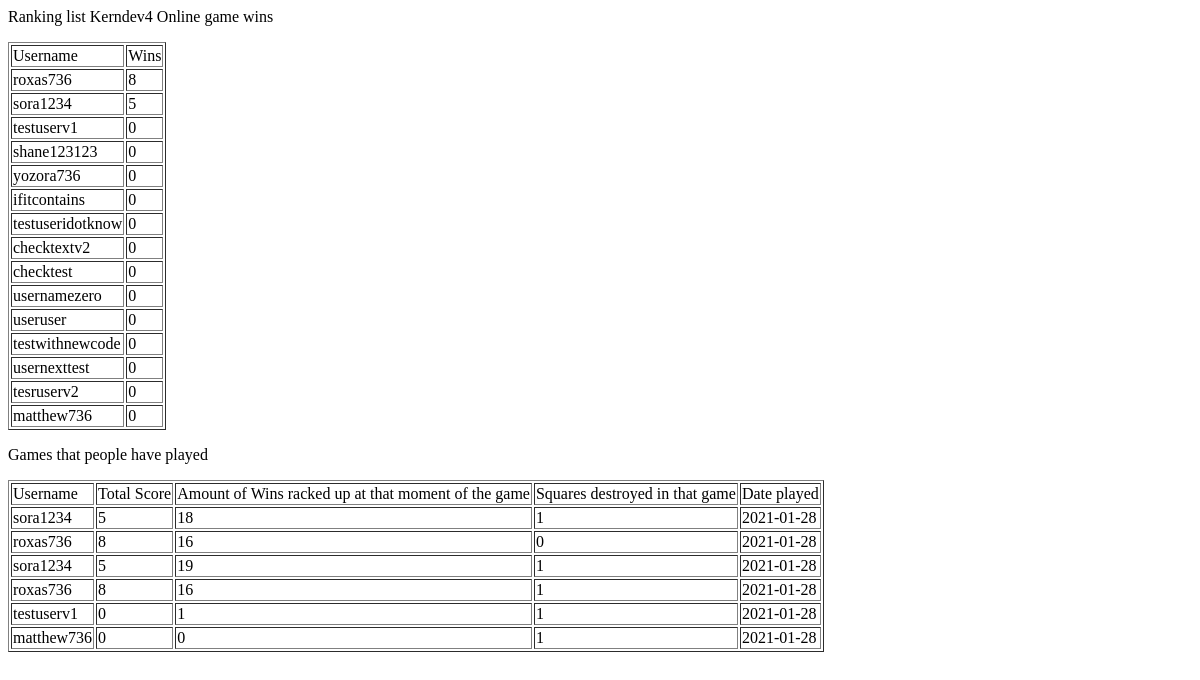
The app's page /Ranking.php, older data.
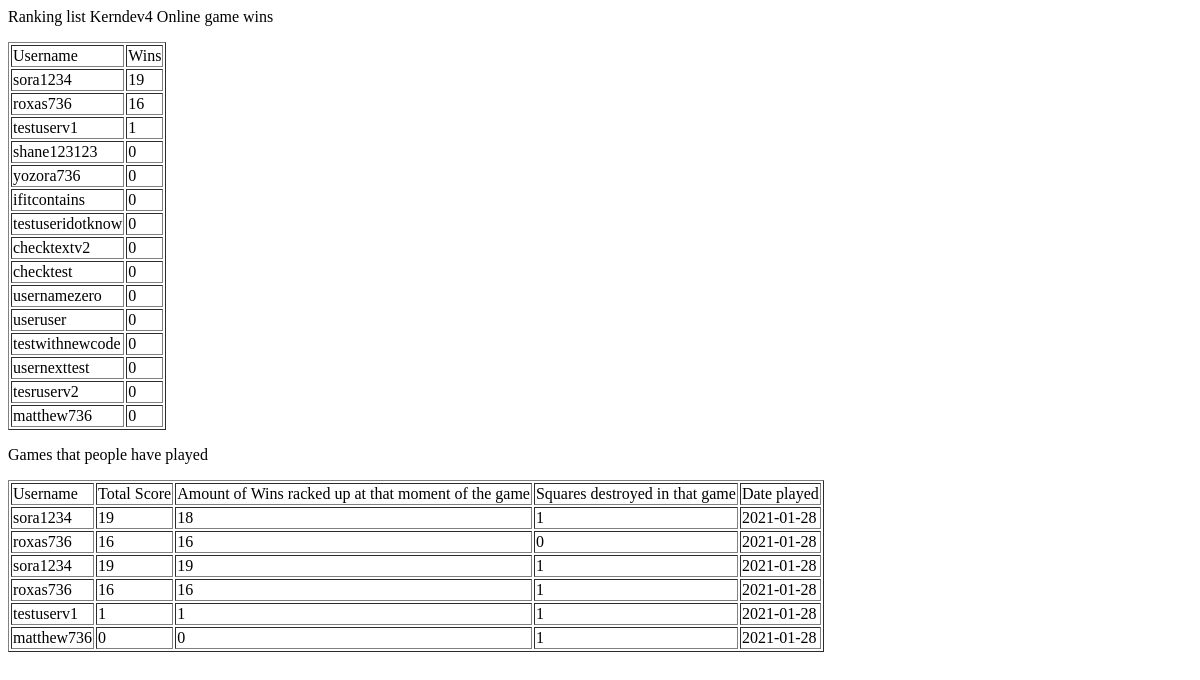
The same page, newer data.
### tables this page shows
CREATE TABLE `players` (
  `id` int(10) NOT NULL,
  `username` varchar(16) NOT NULL,
  `hash` varchar(100) NOT NULL,
  `salt` varchar(50) NOT NULL,
  `score` int(10) NOT NULL DEFAULT 0
);

CREATE TABLE `WinningGameDates` (
  `id` int(11) NOT NULL,
  `scoreAtPlayTime` int(10) NOT NULL,
  `squareDestroyed` int(10) NOT NULL,
  `playdate` date NOT NULL
);

### Ranking.php (the view, shortened to what this page needs)
<?php
	require('config.php');
	$querry = "SELECT * FROM players ORDER BY score DESC";
	$alle_gegevens = mysqli_query($con ,$querry);
	$querry2 = "SELECT * FROM players INNER JOIN WinningGameDates ON players.id = WinningGameDates.id  ORDER BY playdate DESC";
	$alle_gegevens2 = mysqli_query($con ,$querry2);
?>
	<html>
	<head>
	</head>
	<body>
		<p>Ranking list Kerndev4 Online game wins</p>
		<?php
			echo "<table border = true>";
			echo "<tr>";
			echo "<td>Username</td>";
			echo "<td>Wins</td>";
			echo "</tr>";
			while ($rij = mysqli_fetch_array($alle_gegevens))
			{
				echo "<tr>";
				echo "<td>" . $rij['username'] . "</td>";
				echo "<td>" . $rij['score'] . "</td>";
				echo "</tr>";
			}
			echo "</table>";
		?>
		<p>Games that people have played</p>
		<?php
			echo "<table border = true>";
			echo "<tr>";
			echo "<td>Username</td>";
			echo "<td>Total Score</td>";
			echo "<td>Amount of Wins racked up at that moment of the game</td>";
			echo "<td>Squares destroyed in that game</td>";
			echo "<td>Date played</td>";
			echo "</tr>";
			while ($rij = mysqli_fetch_array($alle_gegevens2))
			{
				echo "<tr>";
				echo "<td>" . $rij['username'] . "</td>";
				echo "<td>" . $rij['score'] . "</td>";
				echo "<td>" . $rij['scoreAtPlayTime'] . "</td>";
				echo "<td>" . $rij['squareDestroyed'] . "</td>";
				echo "<td>" . $rij['playdate'] . "</td>";
				echo "</tr>";
			}
			echo "</table>";
		?>
	</body>
	</html>

Row changes from the older to the newer data that the page shows:
changed players "sora1234": score "5" → "19"; moves up the list
changed players "roxas736": score "8" → "16"
changed players "testuserv1": score "0" → "1"
